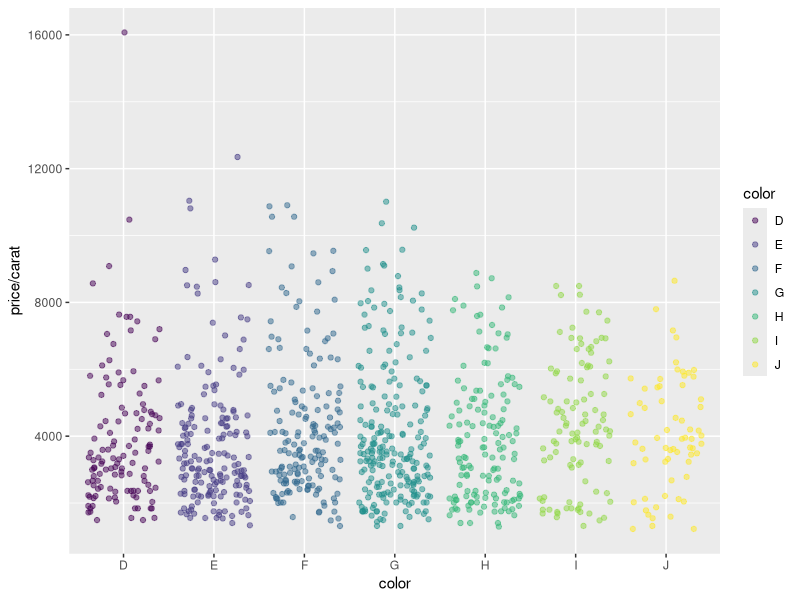
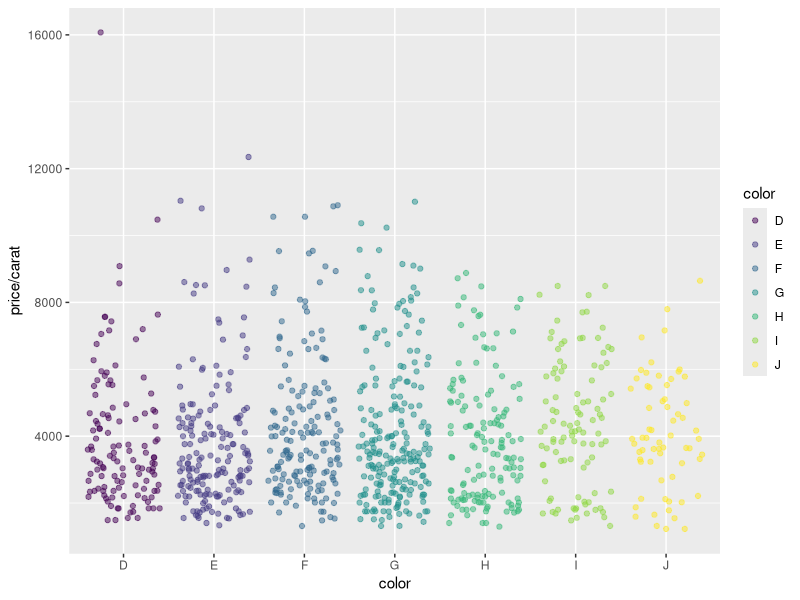

Write R code to recreate these figures, in order.
## ---- chunk 1
library(knitr)
kable(iris[1:12,])
## ---- chunk 2
library(ggplot2)
dsmall <- diamonds[sample(nrow(diamonds), 1000), ]
ggplot(dsmall, aes(color, price/carat)) + geom_jitter(alpha = I(1 / 2), aes(color=color))
## ---- chunk 3
png("myplot.png")
ggplot(dsmall, aes(color, price/carat)) + geom_jitter(alpha = I(1 / 2), aes(color=color))
dev.off()
